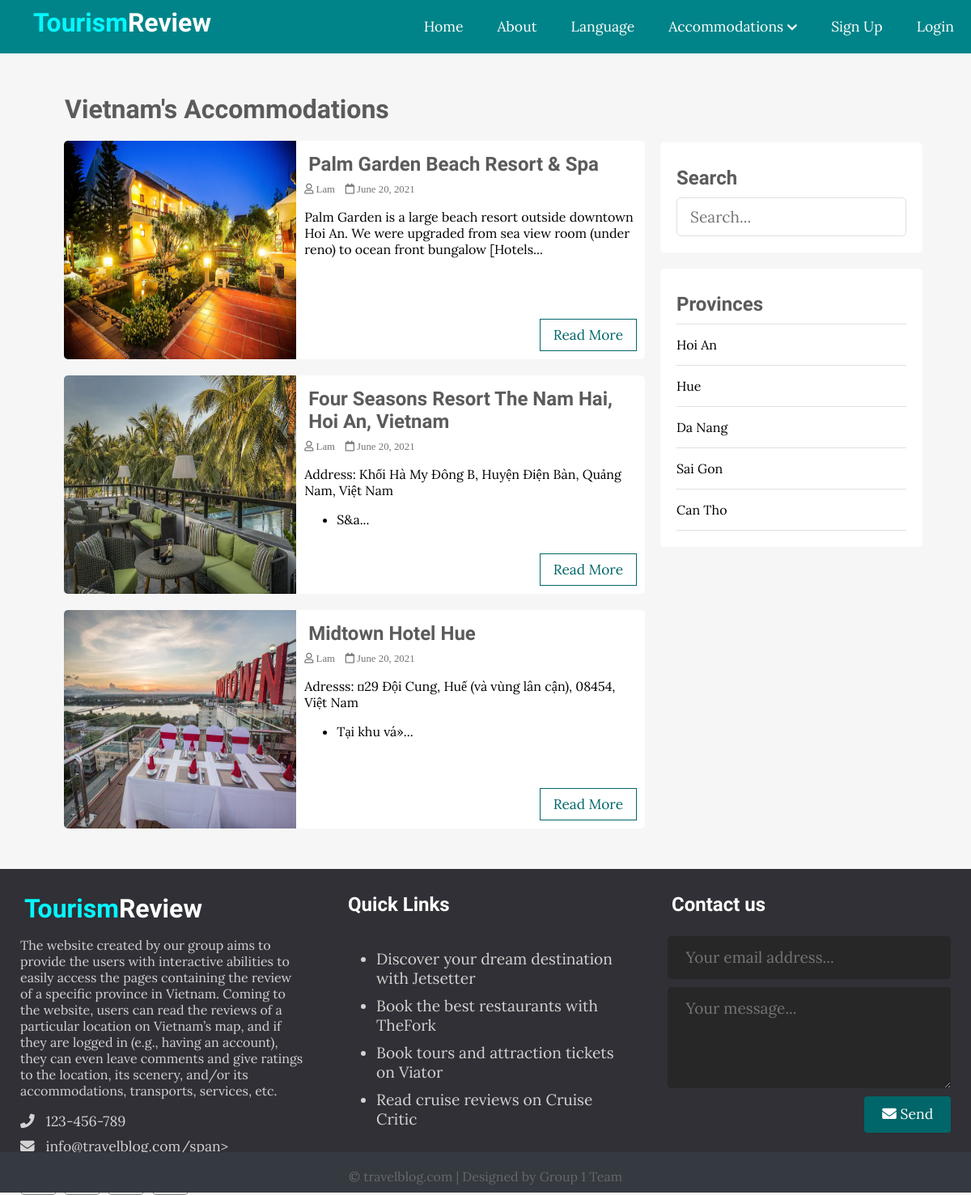
The app's page /vnAccomm.php with its own data.
### tables this page shows
CREATE TABLE `vnaccomms` (
  `id` int(11) NOT NULL,
  `user_id` int(11) NOT NULL,
  `province_id` int(11) DEFAULT NULL,
  `title` varchar(255) NOT NULL,
  `image` varchar(255) NOT NULL,
  `body` text NOT NULL,
  `published` tinyint(4) NOT NULL,
  `created_at` datetime NOT NULL DEFAULT CURRENT_TIMESTAMP
);

CREATE TABLE `users` (
  `id` int(11) NOT NULL,
  `admin` tinyint(4) NOT NULL,
  `username` varchar(255) NOT NULL,
  `email` varchar(255) NOT NULL,
  `password` varchar(255) NOT NULL,
  `created_at` timestamp NOT NULL DEFAULT CURRENT_TIMESTAMP
);

CREATE TABLE `provinces` (
  `id` int(11) NOT NULL,
  `name` varchar(255) NOT NULL
);

### app/database/db.php (called while the page is built, shortened)
<?php
require('connect.php');
function executeQuery($sql, $data)
{
    global $conn;
    $stmt = $conn->prepare($sql);
    $values = array_values($data);
    $types = str_repeat('s', count($values));
    $stmt->bind_param($types, ...$values);
    $stmt->execute();
    return $stmt;
}
function selectAll($table, $conditions = [])
{
    global $conn;
    $sql = "SELECT * FROM $table";
    if (empty($conditions)) {
        $stmt = $conn->prepare($sql);
        $stmt->execute();
        $records = $stmt->get_result()->fetch_all(MYSQLI_ASSOC);
        return $records;
    }
}
function getPublishedVNAccommPosts()
{
    $sql = "SELECT vna.*, u.username FROM vnaccomms AS vna JOIN users AS u ON vna.user_id=u.id WHERE vna.published=?";
    $stmt = executeQuery($sql, ['published' => 1]);
    $records = $stmt->get_result()->fetch_all(MYSQLI_ASSOC);
    return $records;
}

### app/controllers/vnaccomms.php (called while the page is built, shortened)
<?php
include(ROOT_PATH . "/app/database/db.php");
$provinces = selectAll('provinces');

### vnAccomm.php (the view, shortened to what this page needs)
<?php
include(ROOT_PATH . "/app/controllers/vnaccomms.php");
$posts = array();
$postsTitle = 'Vietnam\'s Accommodations';
if (isset($_GET['p_id'])) {
    $posts = getVNAccommPostsByProvinceId($_GET['p_id']);
    $postsTitle = "You searched for posts under '" . $_GET['name'] . "'";
} else if (isset($_POST['search-term'])) {
    $posts = searchVNAccommPosts($_POST['search-term']);
    $postsTitle = "You searched for '" . $_POST['search-term'] . "'";
} else {
    $posts = getPublishedVNAccommPosts();
}
?>
<!DOCTYPE html>
<html lang="en">
<head>
    <link rel="stylesheet" href="https://use.fontawesome.com/releases/v5.7.2/css/all.css">
    <link rel="stylesheet" href="assets/css/style.css">
</head>
<body>
    <?php include(ROOT_PATH . "/app/includes/header.php"); ?>
    <div class="page-wrapper">
        <div class="content clearfix">
            <div class="main-content">
                <h1 class="recent-post-title"><?php echo $postsTitle ?></h1>
                <?php foreach ($posts as $post) : ?>
                    <div class="post clearfix">
                        <img src="<?php echo BASE_URL . '/assets/images/' . $post['image']; ?>" alt="" class="post-image">
                        <div class="post-preview">
                            <h2><a href="singleVNAccomm.php?id=<?php echo $post['id']; ?>"><?php echo $post['title']; ?></a></h2>
                            <i class="far fa-user"> <?php echo $post['username']; ?></i>
                            <i class="far fa-calendar"> <?php echo date('F j, Y', strtotime($post['created_at'])); ?></i>
                            <p class="preview-text">
                                <?php echo html_entity_decode(substr($post['body'], 0, 150) . '...'); ?>
                            </p>
                            <a href="singleVNAccomm.php?id=<?php echo $post['id']; ?>" class="btn read-more">Read More</a>
                        </div>
                    </div>
                <?php endforeach; ?>
            </div>
            <div class="sidebar">
                <div class="section search">
                    <h2 class="section-title">Search</h2>
                    <form action="vnAccomm.php" method="post">
                        <input type="text" name="search-term" class="text-input" placeholder="Search...">
                    </form>
                </div>
                <div class="section topics">
                    <h2 class="section-title">Provinces</h2>
                    <ul>
                        <?php foreach ($provinces as $key => $province) : ?>
                            <li><a href="<?php echo BASE_URL . '/vnAccomm.php?p_id=' . $province['id'] . '&name=' . $province['name'] ?>"><?php echo $province['name']; ?></a></li>
                        <?php endforeach; ?>
                    </ul>
                </div>
            </div>
        </div>
    </div>
    <?php include(ROOT_PATH . "/app/includes/footer.php"); ?>
</body>

### assets/css/style.css (style rules this page uses)
* { box-sizing: border-box; }
html, body { height: 100%; padding: 0px; margin: 0px; background: #f6f6f6; font-family: "Lora", serif; }
h1, h2, h3, h4, h5, h6 { font-family: "Candal", serif; color: #5c5b5b; margin: 5px; }
a { text-decoration: none; color: inherit; }
.clearfix::after { content: ""; display: block; clear: both; }
.btn { padding: 0.5rem 1rem; background: #006669; color: white; border: 1px solid transparent; border-radius: 0.25rem; font-size: 1.08em; font-family: "Lora", serif; }
.text-input { padding: 0.7rem 1rem; display: block; width: 100%; border-radius: 5px; border: 1px solid #e0e0e0; outline: none; color: #444; line-height: 1.5rem; font-size: 1.2em; font-family: "Lora", serif; }
.page-wrapper { min-height: 100%; }
.content { width: 90%; margin: 30px auto 30px; }
.content .main-content { width: 70%; float: left; }
.content .main-content .post { width: 95%; height: 270px; margin: 20px auto; border-radius: 5px; background: white; position: relative; }
.content .main-content .post .post-preview i { color: #757575; font-size: 0.8em; }
.content .main-content .post .preview-text { line-height: 1.5em; font-size: 1.03em; color: #444; }
.content .main-content .post .read-more { position: absolute; bottom: 10px; right: 10px; border: 1px solid #006669; background: transparent; border-radius: 0px; color: #006669 !important; }
.content .main-content .post .post-image { width: 40%; height: 100%; float: left; border-top-left-radius: 5px; border-bottom-left-radius: 5px; }
.content .main-content .post .post-preview { width: 60%; padding: 10px; float: right; }
.content .main-content .recent-post-title { margin: 20px; }
.content .sidebar { width: 30%; float: left; }
.content .sidebar .section { background: white; padding: 20px; border-radius: 5px; margin-bottom: 20px; }
.content .sidebar .section .section-title { margin: 10px 0px 10px 0px; }
.content .sidebar .section.search { margin-top: 80px; }
.content .sidebar .section.topics ul { margin: 0px; padding: 0px; list-style: none; border-top: 1px solid #e0e0e0; }
.content .sidebar .section.topics ul li a { display: block; padding: 15px 0px 15px 0px; border-bottom: 1px solid #e0e0e0; transition: all 0.3s; }

### records on screen
vnaccomms: image (picture), title "Palm Garden Beach Resort & Spa", user.username "Lam", created_at "June 20, 2021", body "Palm Garden is a large beach resort outside downtown Hoi An. We were upgraded from sea view room (under reno) to ocean front bungalow [Hotels..."
vnaccomms: image (picture), title "Four Seasons Resort The Nam Hai, Hoi An, Vietnam", user.username "Lam", created_at "June 20, 2021", body "Address: Khối Hà My Đông B, Huyện Điện Bàn, Quảng Nam, Việt Nam S&a..."
vnaccomms: image (picture), title "Midtown Hotel Hue", user.username "Lam", created_at "June 20, 2021", body "Adresss: 29 Đội Cung, Huế (và vùng lân cận), 08454, Việt Nam Tại khu vá»..."
provinces: name "Hoi An"
provinces: name "Hue"
provinces: name "Da Nang"
provinces: name "Sai Gon"
provinces: name "Can Tho"

### other values on screen
$postsTitle "Vietnam's Accommodations"
